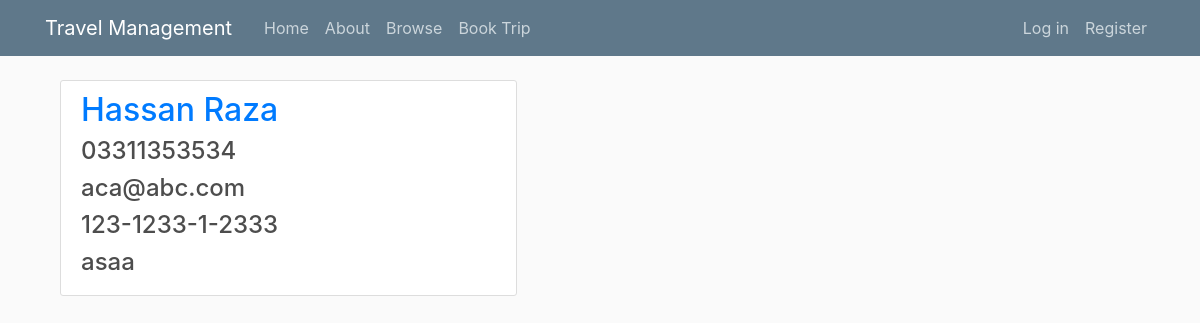
Screenshot of /employee/123-1233-1-2333/ with the database file from the repository.
### agency/models.py (models this page shows, shortened)
class EMPLOYEE(models.Model):
    CNIC = models.CharField(max_length=15, primary_key=True, default="")
    first_name = models.CharField(max_length=100)
    last_name = models.CharField(max_length=100)
    email = models.EmailField(max_length=100)
    contact_number = models.CharField(max_length=15)
    address = models.CharField(max_length=100)
    available=models.BooleanField(default=True)

### agency/views.py (the view)
# urls.py: path('employee/<str:pk>/', views.EmployeeDetailView.as_view(), name='employee-detail'),
class EmployeeDetailView(DetailView):
     model = EMPLOYEE

### agency/templates/agency/employee_detail.html (shortened to what this page needs)
{% extends "agency/base.html" %}
{% load static %}
{% block content %}
    <div class="col-md-8">
        <div class = "content-section">
            <h2><a href="#">{{ employee.first_name }} {{ employee.last_name }}</a></h2>
            <h4>{{ employee.contact_number }}</h4>
            <h4>{{ employee.email }}</h4>
            <h4>{{ employee.CNIC }}</h4>
            <h4>{{ employee.address }}</h4>
        </div>
    </div>
{% endblock content %}

### agency/static/agency/main.css (style rules this page uses)
body { background: #fafafa; color: #333333; margin-top: 5rem; }
h1, h2, h3, h4, h5, h6 { color: #444444; }
.content-section { background: #ffffff; padding: 10px 20px; border: 1px solid #dddddd; border-radius: 3px; margin-bottom: 20px; }

### agency/static/agency/temp.css (style rules this page uses)
body { background-color: hsl(0, 0%, 98%); }
h1,h2,h3,h4,h5,h6 { color:hsl(0, 0%, 30%); }

### rows the page displays
EMPLOYEE: first_name "Hassan", last_name "Raza", contact_number "03311353534", email "aca@abc.com", CNIC "123-1233-1-2333", address "asaa"
